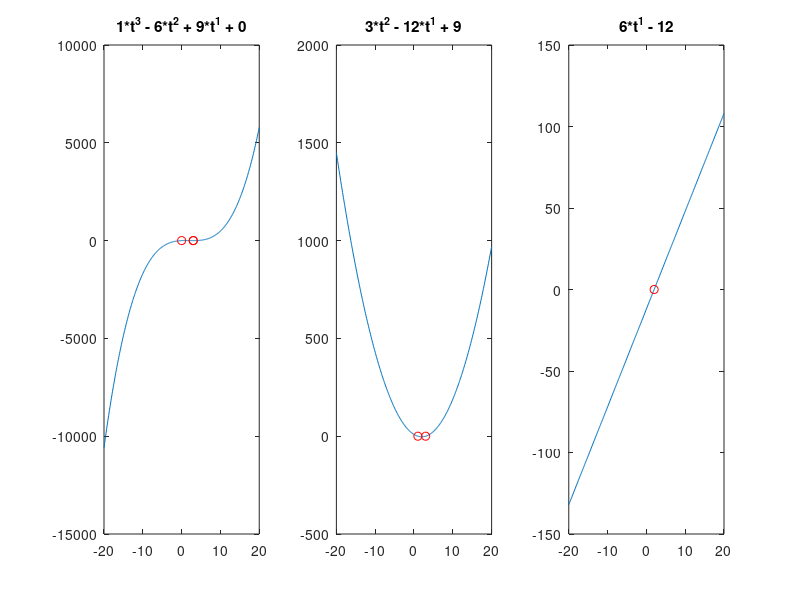

Recreate this plot in MATLAB.
clear all; clc; clf;

% s(t) = t^3 -6*t^2 + 9*t;
s_coeff = [1, -6, 9, 0];
s_roots = roots(s_coeff);

v_coeff = polyder(s_coeff);
v_roots = roots(v_coeff);

a_coeff = polyder(v_coeff);
a_roots = roots(a_coeff);

t = -20:0.1:20;
s = polyval(s_coeff, t);
v = polyval(v_coeff, t);
a = polyval(a_coeff, t);

subplot(1,3,1);
plot(t, s, s_roots, polyval(s_coeff, s_roots), 'ro')
title(polyout(s_coeff, 't'));

subplot(1,3,2);
plot(t, v, v_roots, polyval(v_coeff, v_roots), 'ro')
title(polyout(v_coeff, 't'));

subplot(1,3,3);
plot(t, a, a_roots, polyval(a_coeff, a_roots), 'ro')
title(polyout(a_coeff, 't'));